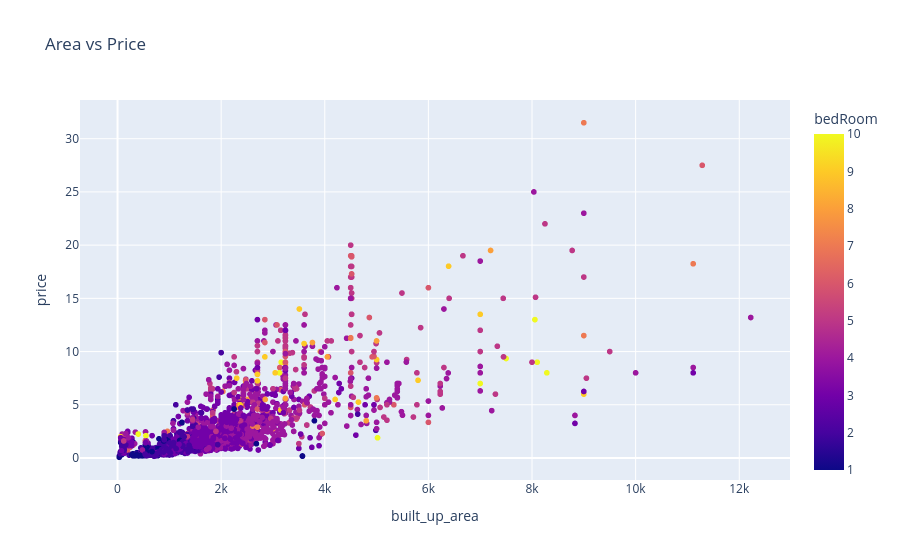

The notebook cell saved with this chart:
### Code cell
fig = px.scatter(df,x='built_up_area',y='price',title='Area vs Price',color='bedRoom')
fig.show()

### Figure 1 — Plotly figure (JSON) as saved in the notebook; plotly's stock layout.template omitted (floating-point values rounded to 4 significant figures; data arrays with more than 128 entries replaced by an {"elided": "..."} marker saying what was removed)
{"data": [{"hovertemplate": "built_up_area=%{x}<br>price=%{y}<br>bedRoom=%{marker.color}<extra></extra>", "legendgroup": "", "marker": {"color": {"elided": "3554 float values"}, "coloraxis": "coloraxis", "symbol": "circle"}, "mode": "markers", "name": "", "showlegend": false, "type": "scattergl", "x": {"elided": "3554 float values"}, "xaxis": "x", "y": {"elided": "3554 float values"}, "yaxis": "y"}], "layout": {"coloraxis": {"colorbar": {"title": {"text": "bedRoom"}}, "colorscale": [[0, "#0d0887"], [0.1111, "#46039f"], [0.2222, "#7201a8"], [0.3333, "#9c179e"], [0.4444, "#bd3786"], [0.5556, "#d8576b"], [0.6667, "#ed7953"], [0.7778, "#fb9f3a"], [0.8889, "#fdca26"], [1, "#f0f921"]]}, "legend": {"tracegroupgap": 0}, "title": {"text": "Area vs Price"}, "xaxis": {"anchor": "y", "domain": [0, 1], "title": {"text": "built_up_area"}}, "yaxis": {"anchor": "x", "domain": [0, 1], "title": {"text": "price"}}}}
